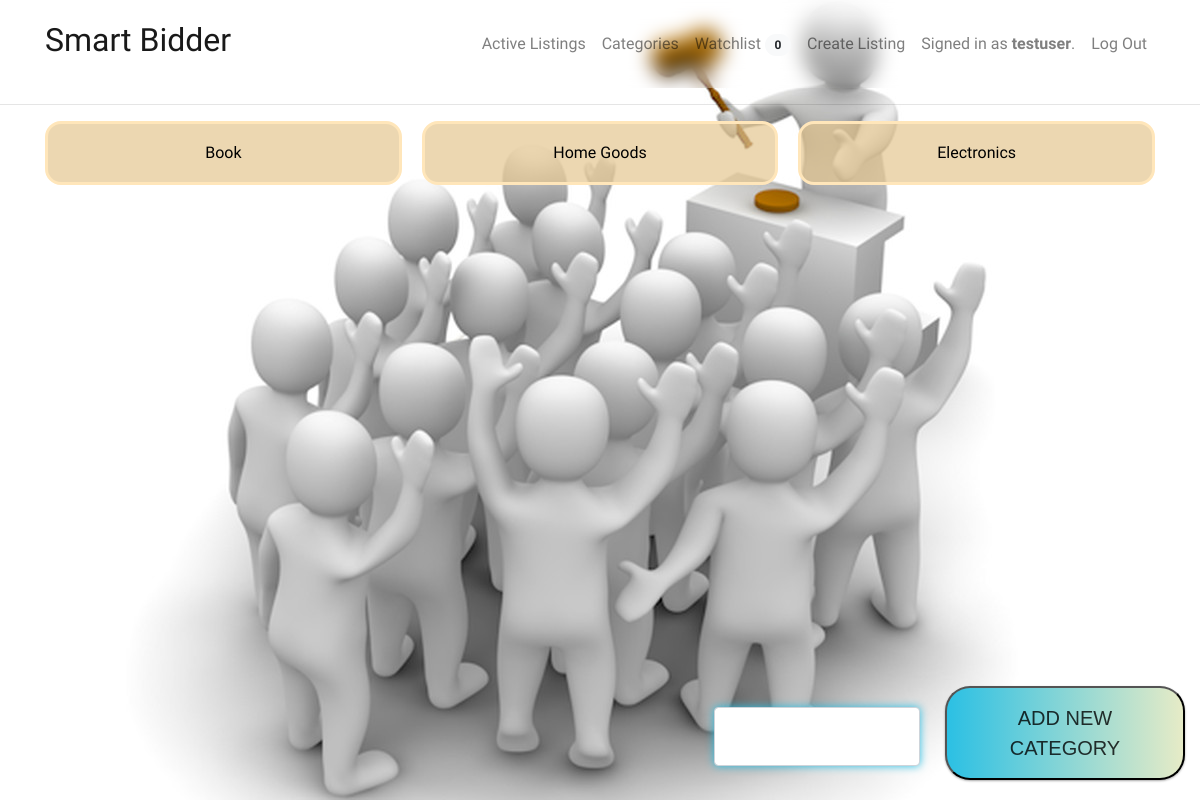
The page /categories (signed in) on the database its author committed.
### auctions/models.py (models this page shows, shortened)
class User(AbstractUser):
    watchlist = models.ManyToManyField(
        'AuctionListing', blank=True, related_name="userWatchlist")

class Category(models.Model):
    name = models.CharField(max_length=32)

### auctions/views.py (the view, shortened to what this page needs)
# urls.py: path("categories", views.categories, name="categories"),
def categories(request):
    return render(request, "auctions/categories.html", {
        'categories': Category.objects.all()
    })

### auctions/templates/auctions/categories.html (shortened to what this page needs)
{% extends 'auctions/layout.html' %}
{% block body %}
<div class="grid-container text-center">
    {% for category in categories %}
    <a href="{% url 'filter' category.name %}">
        <div class="grid-item">
            {{ category.name|title }}
        </div>
    </a>
    {% endfor %}
</div>
{% if user.is_authenticated %}
<div class="add-category">
    <form action="{% url 'categories' %}" method="post">
        <div class="row">
            <div class="form-group col">
                <input type="text" name="category" class="form-control category-input">
            </div>
            <button class="gradient-button category col">Add new Category</button>
        </div>
    </form>
</div>
{% endif %}
{% endblock %}

### auctions/templates/auctions/layout.html (shortened to what this page needs)
{% load static %}
<!DOCTYPE html>
<html lang="en">
<head>
    <link rel="stylesheet" href="https://stackpath.bootstrapcdn.com/bootstrap/4.1.1/css/bootstrap.min.css"
>
    <link href="{% static 'auctions/styles.css' %}" rel="stylesheet">
</head>
<body>
    <nav class="navbar sticky-top navbar-expand-lg py-3 navbar-light p-3">
        <div class="container">
            <a class="navbar-brand" href="{% url 'all' %}"><strong><h2>Smart Bidder</h2></strong></a>
            <div class="collapse navbar-collapse justify-content-between" id="navbarNav">
                <ul class="navbar-nav">
                    <li class="nav-item">
                        <a class="nav-link" href="{% url 'index' %}">
                            Active Listings
                        </a>
                    </li>
                    <li class="nav-item">
                        <a class="nav-link" href="{% url 'categories' %}">
                            Categories
                        </a>
                    </li>
                    {% if user.is_authenticated %}
                    <li class="nav-item">
                        <a class="nav-link" href="{% url 'watch' %}">
                            Watchlist <span class="badge badge-light">{{ user.watchlist.all.count }}</span>
                        </a>
                    </li>
                    <li class="nav-item">
                        <a class="nav-link" href="{% url 'createListing' %}">Create Listing</a>
                    </li>
                    <li class="nav-item">
                        <a class="nav-link" href="#">
                            {% if user.is_authenticated %}
                            Signed in as <strong>{{ user.username }}</strong>.
                            {% else %}
                            Not signed in.
                            {% endif %}
                        </a>
                    </li>
                    <li class="nav-item">
                        <a class="nav-link" href="{% url 'logout' %}">Log Out</a>
                    </li>
                    {% endif %}
                </ul>
            </div>
        </div>
    </nav>
    <hr>
    <div class="container container-body">
        {% block body %}
        {% endblock %}
    </div>
</body>
</html>

### auctions/static/auctions/styles.css (style rules this page uses)
a, a:hover { text-decoration: none; color: black; }
.gradient-button { margin: 10px; font-family: "Arial Black", Gadget, sans-serif; font-size: 20px; padding: 15px; text-align: center; text-transform: uppercase; transition: 0.5s; background-size: 200% auto; color: #FFF; box-shadow: 0 0 20px #eee; border-radius: 10px; width: 200px; box-shadow: 0 1px 3px rgba(0, 0, 0, 0.12), 0 1px 2px rgba(0, 0, 0, 0.24); transition: all 0.3s cubic-bezier(.25, .8, .25, 1); cursor: pointer; display: inline-block; border-radius: 25px; }
.category { background-image: linear-gradient(to right, #2BC0E4 0%, #EAECC6 51%, #2BC0E4 100%); color: rgba(0, 0, 0, 0.801); }
.grid-container { display: grid; grid-gap: 20px; grid-template-columns: repeat(auto-fit, minmax(250px, 1fr)); }
.grid-item { height: 4rem; background-color: rgba(228, 197, 143, 0.692); border: 3px solid rgb(255, 230, 186); border-radius: 1rem; display: grid; align-content: center; }
.add-category { position: fixed; bottom: 10px; right: 20px; }
.category-input { margin-top: 15%; height: 60%; box-shadow: 0 0 8px #2BC0E4; }
.navbar { backdrop-filter: blur(10px); }
.badge { padding: 0.3rem 0.6rem; border-radius: 1rem; }
.container-body { margin-bottom: 1.5rem; }
body { background-image: url("/static/img/bg.jpg"); background-size: cover; background-repeat: no-repeat; background-position: initial; background-attachment: fixed; }
* { font-family: 'Baloo Da 2', cursive; }

### rows shown on the page
User: watchlist.all.count "0", username "testuser"
Category: name "Book"
Category: name "Home Goods"
Category: name "Electronics"
